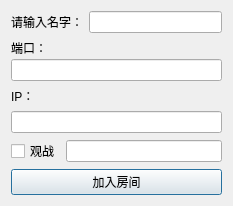
<?xml version="1.0" encoding="UTF-8"?>
<ui version="4.0">
 <class>Login</class>
 <widget class="QDialog" name="Login">
  <property name="geometry">
   <rect>
    <x>0</x>
    <y>0</y>
    <width>233</width>
    <height>187</height>
   </rect>
  </property>
  <property name="windowTitle">
   <string>Dialog</string>
  </property>
  <layout class="QHBoxLayout" name="horizontalLayout_3">
   <item>
    <layout class="QVBoxLayout" name="verticalLayout_3">
     <item>
      <layout class="QHBoxLayout" name="horizontalLayout">
       <item>
        <widget class="QLabel" name="label">
         <property name="text">
          <string>请输入名字：</string>
         </property>
        </widget>
       </item>
       <item>
        <widget class="QLineEdit" name="lineEdit_name"/>
       </item>
      </layout>
     </item>
     <item>
      <layout class="QVBoxLayout" name="verticalLayout_2">
       <property name="spacing">
        <number>2</number>
       </property>
       <item>
        <widget class="QLabel" name="label_3">
         <property name="text">
          <string>端口：</string>
         </property>
        </widget>
       </item>
       <item>
        <widget class="QLineEdit" name="lineEdit_name_3"/>
       </item>
      </layout>
     </item>
     <item>
      <layout class="QVBoxLayout" name="verticalLayout">
       <item>
        <widget class="QLabel" name="label_2">
         <property name="text">
          <string>IP：</string>
         </property>
        </widget>
       </item>
       <item>
        <widget class="QLineEdit" name="lineEdit_name_2"/>
       </item>
      </layout>
     </item>
     <item>
      <layout class="QHBoxLayout" name="horizontalLayout_2">
       <item>
        <widget class="QCheckBox" name="checkBox">
         <property name="text">
          <string>观战</string>
         </property>
        </widget>
       </item>
       <item>
        <widget class="QLineEdit" name="lineEdit"/>
       </item>
      </layout>
     </item>
     <item>
      <widget class="QPushButton" name="pushButton">
       <property name="text">
        <string>加入房间</string>
       </property>
      </widget>
     </item>
    </layout>
   </item>
  </layout>
 </widget>
 <resources/>
 <connections/>
</ui>
